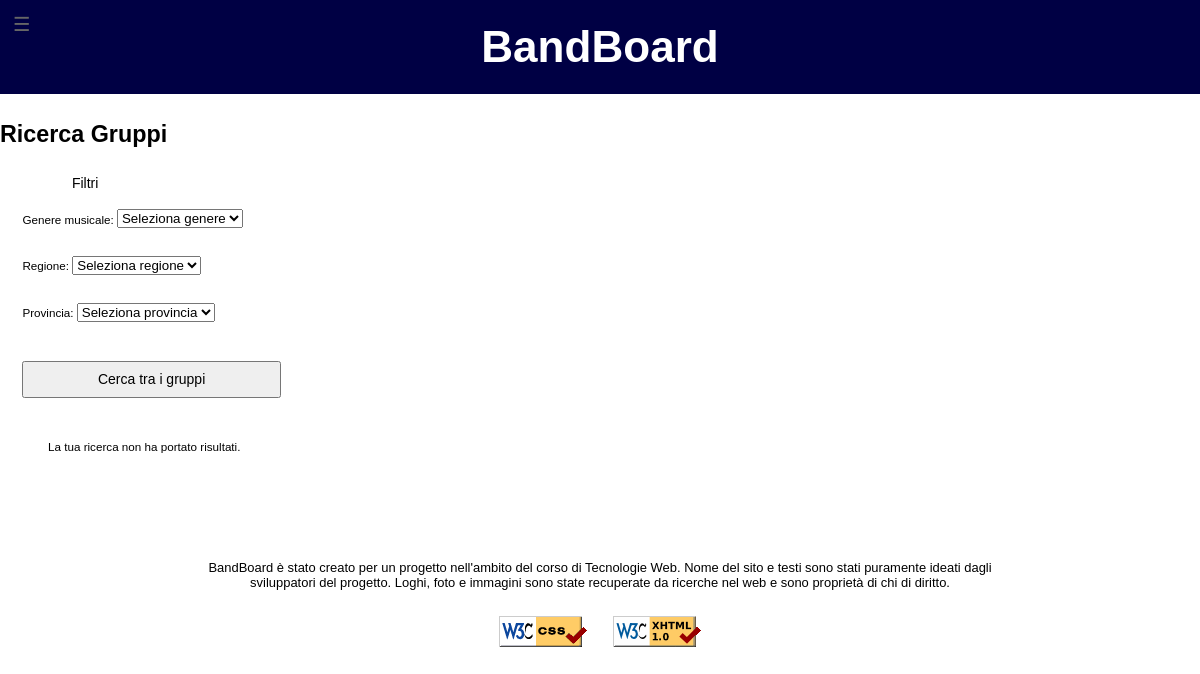
Page /cercaGruppi/index.php on the earlier database version.
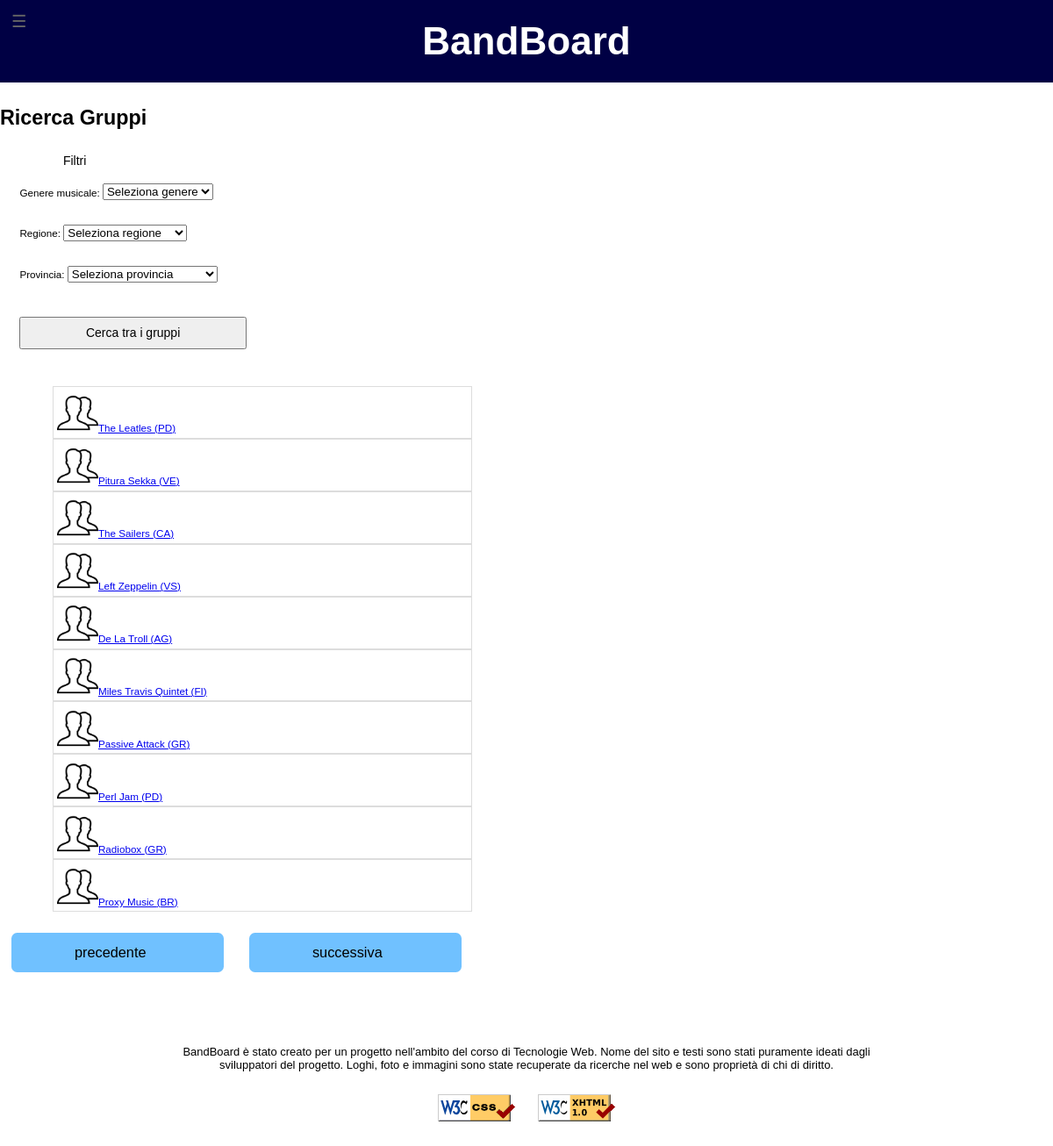
Same page on the later database version.
### tables this page shows
CREATE TABLE IF NOT EXISTS Gruppi (
	idGruppo		INT(10) UNSIGNED PRIMARY KEY AUTO_INCREMENT,
	nome			VARCHAR(45) NOT NULL,
	immagine		VARCHAR(45) DEFAULT NULL COMMENT 'Immagine profilo; NULL implica immagine di default',
	descrizione     VARCHAR(200) DEFAULT NULL COMMENT 'Descrizione del gruppo',
	dataIscrizione	DATETIME NOT NULL,
	provincia		CHAR(2) NOT NULL,
	FOREIGN KEY (provincia) REFERENCES Province (sigla)
	    ON DELETE NO ACTION
	    ON UPDATE CASCADE
);

### lib/php/paths.php (called while the page is built)
<?php
class Paths {
	public static function getRelativePath($from, $to) {
		$from = is_dir($from) ? rtrim($from, '\/') . '/' : $from;
		$to   = is_dir($to)   ? rtrim($to, '\/') . '/'   : $to;
		$from = str_replace('\\', '/', $from);
		$to   = str_replace('\\', '/', $to);
		$from     = explode('/', $from);
		$to       = explode('/', $to);
		$relPath  = $to;
		foreach ($from as $depth => $dir) {
			if ($dir === $to[$depth]) {
				array_shift($relPath);
			} else {
				$remaining = count($from) - $depth;
				if ($remaining > 1) {
					$padLength = (count($relPath) + $remaining - 1) * -1;
					$relPath = array_pad($relPath, $padLength, '..');
					break;
				} else {
					$relPath[0] = './' . $relPath[0];
				}
			}
		}
		return implode('/', $relPath);
	}
}

### cercaGruppi/index.php (the view, shortened to what this page needs)
<?php
$file = file_get_contents('template.xml');
require_once '../lib/php/start.php';
$start = Start::getHead(
	array(
		'Titolo' => 'Cerca gruppi - BandBoard',
		'DescrizioneBreve' => 'Cerca gruppi in BandBoard',
		'Descrizione' => 'Cerca gruppi in BandBoard, per generi musicali, province e genere.',
		'Keywords' => array('BandBoard', 'cerca', 'gruppi', 'musicisti'),
		'Stylesheets' => array('style.css'),
		'Extra' => array('<link rel="stylesheet" media="handheld, screen and (max-width:480px), only screen and (max-device-width:480px)" href="../lib/css/style_mobile.css" type="text/css" />', '<script type="text/javascript" src="../lib/js/province.js"></script>')
	)
);
$file = str_replace('<html>', $start, $file);
require_once '../lib/php/header.php';
$header = Header::getHeader();
$file = str_replace('<header />', $header, $file);
require_once '../lib/php/menu.php';
if (isset($_SESSION['username'])) {
	$menu = Menu::getMenu(
		array(
			'<a href="../index.php" xml:lang="en" lang="en">Home</a>',
			'<a href="../profiloUtente/profiloUtente.php?username=' . $_SESSION['username'] . '">Visualizza Profilo</a>',
			'<a href="../cercaUtenti/index.php">Cerca Utenti</a>',
			'Cerca Gruppi',
			'<a href="../gestioneGruppi/index.php">I miei Gruppi</a>'
		)
	);
} else {
	$menu = Menu::getMenu(
		array(
			'<a href="../index.php" xml:lang="en" lang="en">Home</a>',
			'<a href="../cercaUtenti/index.php">Cerca Utenti</a>',
			'Cerca Gruppi'
		)
	);
}
$file = str_replace('<menu />', $menu, $file);
$logout = '';
$file = str_replace('<logout />', $logout, $file);
$generi = '';
$arr_generi = GeneriMusicali::getGeneriMusicali();
foreach ($arr_generi as $el) {
	$el = htmlentities($el);
	$generi .= '<option value="' . $el . '"';
	$generi .= '>' . $el . '</option>';
}
$file = str_replace('<generi />', $generi, $file);
$regioni = '';
$arr_regioni = Regioni::getRegioni();
foreach ($arr_regioni as $el) {
	$el['nome'] = htmlentities($el['nome']);
	$regioni .= '<option value="' . $el['nome'] . '"';
	$regioni .= '>' . $el['nome'] . '</option>';
}
$file = str_replace('<regioni />', $regioni, $file);
$province = '';
$arr_province = Province::getProvinceByRegione();
foreach ($arr_province as $key => $reg) {
	$province .= '<optgroup label="' . $key . '">';
	foreach ($reg as $prov) {
		$prov['sigla'] = htmlentities($prov['sigla']);
		$prov['nome'] = htmlentities($prov['nome']);
		$province .= '<option value="' . $prov['sigla'] . '"';
		$province .= '>' . $prov['nome'] . '</option>';
	}
	$province .= '</optgroup>';
}
$file = str_replace('<province />', $province, $file);
$per_page = 10;
$curr_page = isset($_GET['num']) ? (int)$_GET['num'] : 1;
$primo = ($curr_page - 1) * $per_page;
$where_provincia = $where_genere = "? LIKE '%' ";
$conn = dbConnectionData::getMysqli();
$stmt = $conn->prepare("SELECT DISTINCT gr.idGruppo, gr.nome, gr.provincia, gr.immagine
	FROM Gruppi gr, GeneriGruppi gg
	WHERE $where_provincia
	AND $where_genere"
);
$risultati = '';
$tot_gruppi = 0;
if ($stmt) {
	$stmt->bind_param('ss', $_GET['provincia'], $_GET['genere']);
	$stmt->execute();
	$stmt_result = $stmt->get_result();
	$gruppi = $stmt_result->fetch_all(MYSQLI_ASSOC);
	if ($gruppi) {
		$tot_gruppi = count($gruppi);
		$risultati .= '<ul class="listaRisultati">';
		for ($g = $primo; $g < min($primo + 10, $tot_gruppi); $g++) {
			$img = '../images/site/defaultBand.png';
			$risultati .= '<li class="elementResult"><a href="../profiloGruppo/profiloGruppo.php?idGruppo=' . $gruppi[$g]['idGruppo'] . '">' . '<img class="listImage" src="' . $img . '" alt="Immagine del gruppo ' . $gruppi[$g]['nome'] . '" />' . $gruppi[$g]['nome'] . ' (' . $gruppi[$g]['provincia'] . ')</a></li>';
		}
		$risultati .= '</ul>';
	}
	else
		$risultati .= '<p>La tua ricerca non ha portato risultati.</p>';
} else {
	$risultati = '<p>Errore: [' . $conn->errno  .'] ' . $conn->error . '</p>';
}
$file = str_replace('<risultati />', $risultati, $file);
$tot_pages = ceil($tot_gruppi / $per_page);
$paginazione = '';
if ($tot_pages > 0) {
	$precedente = '<span class="notClickable">precedente</span>';
	$successiva = '<span class="notClickable">successiva</span>';
	if ($curr_page < $tot_pages)
		$successiva = '<a href="index.php?num=' . ($curr_page + 1) . '">successiva</a>';
	$paginazione = $precedente . ' ' . $successiva;
}
$file = str_replace('<paginazione />', $paginazione, $file);
require_once '../lib/php/footer.php';
$footer = Footer::getFooter();
$file = str_replace('<footer />', $footer, $file);
echo $file;
?>

### lib/php/start.php (shortened to what this page needs)
<?php
require_once(realpath(dirname(__FILE__)) . "/paths.php");
class Start {
	private static $contestoDefault = array(
		'Titolo' => "BandBoard",
		'Author' => array("Derek Toninato", "Filippo Berto", "Francesco Pezzuto", "Giorgio Giuffrè"),
		'BookmarkIcon' => 'site/logo.png'
	);
	public static function getDoctype() {
		return '<!DOCTYPE html PUBLIC "-//W3C//DTD XHTML 1.0 Strict//EN" "http://www.w3.org/TR/xhtml1/DTD/xhtml1-strict.dtd">';
	}
	public static function getHead($contesto) {
		return Start::printArrayRec(Start::getArray($contesto));
	}
	private static function printArrayRec($array) {
		$result = "";
		foreach ($array as $key => $value) {
			if (is_array($value)) {
				$result .= Start::printArrayRec($value);
			} else {
				$result .= $value . "\n";
			}
		}
		return $result;
	}
	public static function getArray($contesto) {
		$Doctype = Start::getDoctype();
		$OpenHtml = "<html xmlns='http://www.w3.org/1999/xhtml' xml:lang='it' lang='it'>";
		$OpenHead = "<head>";
		$Charset = "<meta http-equiv='Content-Type' content='text/html; charset=utf-8'></meta>";
		$TagTitle = Start::getTitle($contesto);
		$MetaTitle = Start::getMetaTitle($contesto);
		$MetaDescription = Start::getMetaDescription($contesto);
		$MetaAuthor = Start::getMetaAuthor($contesto);
		$MetaKeywords = Start::getMetaKeywords($contesto);
		$MetaViewport = "<meta name='viewport' content='width=device-width, initial-scale=1.0'></meta>";
		$BookmarkIcon = Start::getIcon($contesto);
		$Stylesheets = Start::getStylesheets($contesto);
		$Extra = Start::getExtraTags($contesto);
		$CloseHead = "</head>";
		return array('Doctype' => $Doctype, 'OpenHtml' => $OpenHtml, 'OpenHead' => $OpenHead, 'Charset' => $Charset, 'TagTitle' => $TagTitle, 'MetaTitle' => $MetaTitle, 'MetaDescription' => $MetaDescription, 'MetaAuthor' => $MetaAuthor, 'MetaKeywords' => $MetaKeywords, 'MetaViewport' => $MetaViewport, 'BookmarkIcon' => $BookmarkIcon, 'Stylesheets' => $Stylesheets, 'Extra' => $Extra, 'CloseHead' => $CloseHead);
	}
	private static function getTitle($contesto) {
		$title = isset($contesto) && isset($contesto['Titolo']) ? $contesto['Titolo'] : (isset(Start::$contestoDefault) && isset(Start::$contestoDefault['Titolo']) ? Start::$contestoDefault['Titolo'] : null);
		return "<title>" . $title . "</title>";
	}
	private static function getMetaTitle($contesto) {
		$title = isset($contesto) && isset($contesto['DescrizioneBreve']) ? $contesto['DescrizioneBreve'] : (isset(Start::$contestoDefault) && isset(Start::$contestoDefault['DescrizioneBreve']) ? Start::$contestoDefault['DescrizioneBreve'] : null);
		return "<meta name='title' content='" . $title . "'></meta>";
	}
	private static function getMetaDescription($contesto) {
		$description = isset($contesto) && isset($contesto['Descrizione']) ? $contesto['Descrizione'] : (isset(Start::$contestoDefault) && isset(Start::$contestoDefault['Descrizione']) ? Start::$contestoDefault['Descrizione'] : null);
		return "<meta name='description' content='" . $description . "'></meta>";
	}
	private static function getMetaAuthor($contesto) {
		$authors = isset($contesto) && isset($contesto['Author']) ? $contesto['Author'] : (isset(Start::$contestoDefault) && isset(Start::$contestoDefault['Author']) ? Start::$contestoDefault['Author'] : null);
		if (!is_array($authors)) {
			return "<meta name='author' content='" . $authors . "'></meta>";
		} elseif (count($authors) > 0) {
			return "<meta name='author' content='" . implode(", ", $authors) . "'></meta>";
		} else {
			error_log("Missing Author");
			return null;
		}
	}
	private static function getMetaKeywords($contesto) {
		$keywords = isset($contesto) && isset($contesto['Keywords']) ? $contesto['Keywords'] : (isset(Start::$contestoDefault) && isset(Start::$contestoDefault['Keywords']) ? Start::$contestoDefault['Keywords'] : null);
		if (!is_array($keywords)) {
			return "<meta name='keywords' content='" . $keywords . "'></meta>";
		} elseif (count($keywords) > 0) {
			return "<meta name='keywords' content='" . implode(", ", $keywords) . "'></meta>";
		} else {
			error_log("Missing Keywords");
			return null;
		}
	}
	private static function getIcon($contesto) {
		$iconName = isset($contesto) && isset($contesto['BookmarkIcon']) ? $contesto['BookmarkIcon'] : (isset(Start::$contestoDefault) && isset(Start::$contestoDefault['BookmarkIcon']) ? Start::$contestoDefault['BookmarkIcon'] : null);
		$stack = debug_backtrace();
		$executionFilePath = $stack[count($stack) - 1]["file"];
		$absImagesPath = realpath(dirname(__FILE__, 3)) . "/images/";
		$relativePathToImages = Paths::getRelativePath($executionFilePath, $absImagesPath);
		switch (pathinfo($absImagesPath . $iconName, PATHINFO_EXTENSION)) {
			case 'png':
				$iconType = "img/png";
				break;
		}
		if (isset($iconName) && isset($iconType)) {
			if (!file_exists($absImagesPath . $iconName)) {
				error_log("Icon $iconName missing");
				return null;
			} else {
				return "<link rel='icon' type='" . $iconType . "' href='" . $relativePathToImages . $iconName . "'></link>";
			}
		} else {
			return null;
		}
	}
	private static function getStylesheets($contesto) {
		$fileNames = isset($contesto) && isset($contesto['Stylesheets']) ? $contesto['Stylesheets'] : (isset(Start::$contestoDefault) && isset(Start::$contestoDefault['Stylesheets']) ? Start::$contestoDefault['Stylesheets'] : array());
		$stack = debug_backtrace();
		$executionFilePath = $stack[count($stack) - 1]["file"];
		$absCSSPath = realpath(dirname(__FILE__, 2)) . "/css/";
		$relativePathToCSS = Paths::getRelativePath($executionFilePath, $absCSSPath);
		if (!is_array($fileNames)) {
			if (!file_exists($absCSSPath . $fileNames)) {
				error_log("Stylesheet $fileNames not found");
				$results = null;
			} else {
				$results = array("<link type='text/css' rel='stylesheet' href='" . $relativePathToCSS . $fileNames . "' />");
			}
		} else {
			$results = array();
			foreach ($fileNames as $key => $fileName) {
				if (!file_exists($absCSSPath . $fileName)) {
					error_log("Stylesheet $fileName not found");
				} else {
					array_push($results, "<link type='text/css' rel='stylesheet' href='" . $relativePathToCSS . $fileName . "'></link>");
				}
			}
		}
		return $results;
	}
	private static function getExtraTags($contesto) {
		return isset($contesto) && isset($contesto['Extra']) ? $contesto['Extra'] : null;
	}
}

### lib/php/header.php
<?php
$nomeSito = 'BandBoard';
class Header {
	public static function getHeader() {
		global $nomeSito;
		return	'<div id="header">' .
				'<h1 xml:lang="en" lang="en">' . $nomeSito . '</h1>' .
				'</div>';
	}
}
?>

### lib/php/menu.php (shortened to what this page needs)
<?php
class Menu {
	public static function getMenu($links) {
		for ($i = 0; $i < count($links); ++$i) {
			$links[$i] = "<li>" . $links[$i] . "</li>";
		}
		return "<input type='checkbox' id='menu_check' name='menu_check' />\n<div class='nav'>\n<label id='menu_button' for='menu_check'><a title='Mostra menù laterale'>&#9776;</a></label>\n<ul>\n".implode("\n", $links)."\n</ul>\n</div>\n";
	}
}

### lib/php/footer.php
<?php
require_once realpath(dirname(__FILE__)) . "/paths.php";
class Footer
{
    public static function getFooter()
    {
        $stack = debug_backtrace();
        $executionFilePath = $stack[count($stack) - 1]["file"];
        $absImagesPath = realpath(dirname(__FILE__, 3)) . "/images/site";
        $relativePathToImages = Paths::getRelativePath($executionFilePath, $absImagesPath);
        $footer = "<div id='footer'><p>BandBoard &egrave; stato creato per un progetto nell&#39;ambito del corso di Tecnologie Web. Nome del sito e testi sono stati puramente ideati dagli sviluppatori del progetto. Loghi, foto e immagini sono state recuperate da ricerche nel web e sono propriet&agrave; di chi di diritto.</p><p><img src='" . $relativePathToImages . "vcss.gif" . "' alt='Valid XHTML 1.0 Strict' height='31' width='88'/><img src='" . $relativePathToImages . "valid-xhtml10.png" . "' alt='Valid CSS' height='31' width='88' /></p></div>";
        return $footer;
    }
}
?>

Differences in the rows shown:
added gruppi: nome "The Leatles", provincia "PD"
added gruppi: nome "Pitura Sekka", provincia "VE"
added gruppi: nome "The Sailers", provincia "CA"
added gruppi: nome "Left Zeppelin", provincia "VS"
added gruppi: nome "De La Troll", provincia "AG"
added gruppi: nome "Miles Travis Quintet", provincia "FI"
added gruppi: nome "Passive Attack", provincia "GR"
added gruppi: nome "Perl Jam", provincia "PD"
added gruppi: nome "Radiobox", provincia "GR"
added gruppi: nome "Proxy Music", provincia "BR"
Other differences:
text no longer shown: "La tua ricerca non ha portato risultati."
text now shown: "precedente successiva"
